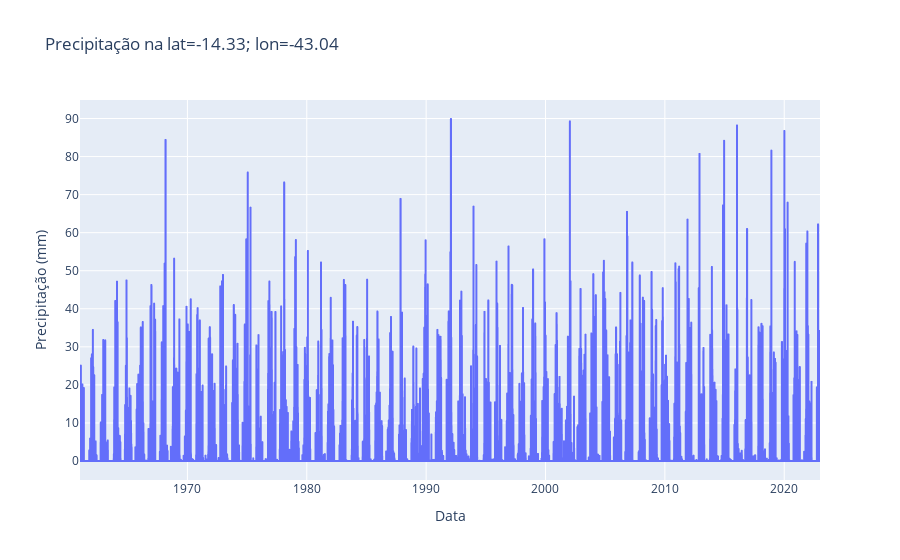

The notebook cell this image was saved under:
### Markdown cell above
## Plotando dados diários para o período

### Code cell
# organizando as datas
header = info_point[0]
data = np.array(info_point[1:])
iTime = header.index('time')
time = [datetime.datetime.fromtimestamp(i/1000) for i in (data[0:,iTime].astype(int))]

# criando dataframe
prec = data[:,-1].astype('float')
# prec[prec<0] = 0 # necessário pois no reescalonamento há pricipitaões menors que zero (-1.2055e-05)
df = pd.DataFrame(prec, columns=['Precipitação (mm)'])
df.set_index(np.array(time), inplace=True)
df.index.name='Data'

# plotando
fig = px.line(df, x=df.index, 
              y='Precipitação (mm)',
              title=f"Precipitação na lat={lon_lat[1]}; lon={lon_lat[0]}")
fig.update_traces(hovertemplate="Data: %{x} <br> prec: %{y:.1f} mm ")
fig.show()

### Figure 1 — Plotly figure (JSON) as saved in the notebook; plotly's stock layout.template omitted (floating-point values rounded to 4 significant figures; data arrays with more than 128 entries replaced by an {"elided": "..."} marker saying what was removed)
{"data": [{"hovertemplate": "Data: %{x} <br> prec: %{y:.1f} mm ", "legendgroup": "", "line": {"color": "#636efa", "dash": "solid"}, "marker": {"symbol": "circle"}, "mode": "lines", "name": "", "showlegend": false, "type": "scattergl", "x": {"elided": "22645 str values"}, "xaxis": "x", "y": {"elided": "22645 float values"}, "yaxis": "y"}], "layout": {"autosize": true, "legend": {"tracegroupgap": 0}, "title": {"text": "Precipitação na lat=-14.33; lon=-43.04"}, "xaxis": {"anchor": "y", "autorange": true, "domain": [0, 1], "range": ["1960-12-31 21:00", "2022-12-30 21:00"], "title": {"text": "Data"}, "type": "date"}, "yaxis": {"anchor": "x", "autorange": true, "domain": [0, 1], "range": [-4.993, 94.86], "title": {"text": "Precipitação (mm)"}, "type": "linear"}}}
